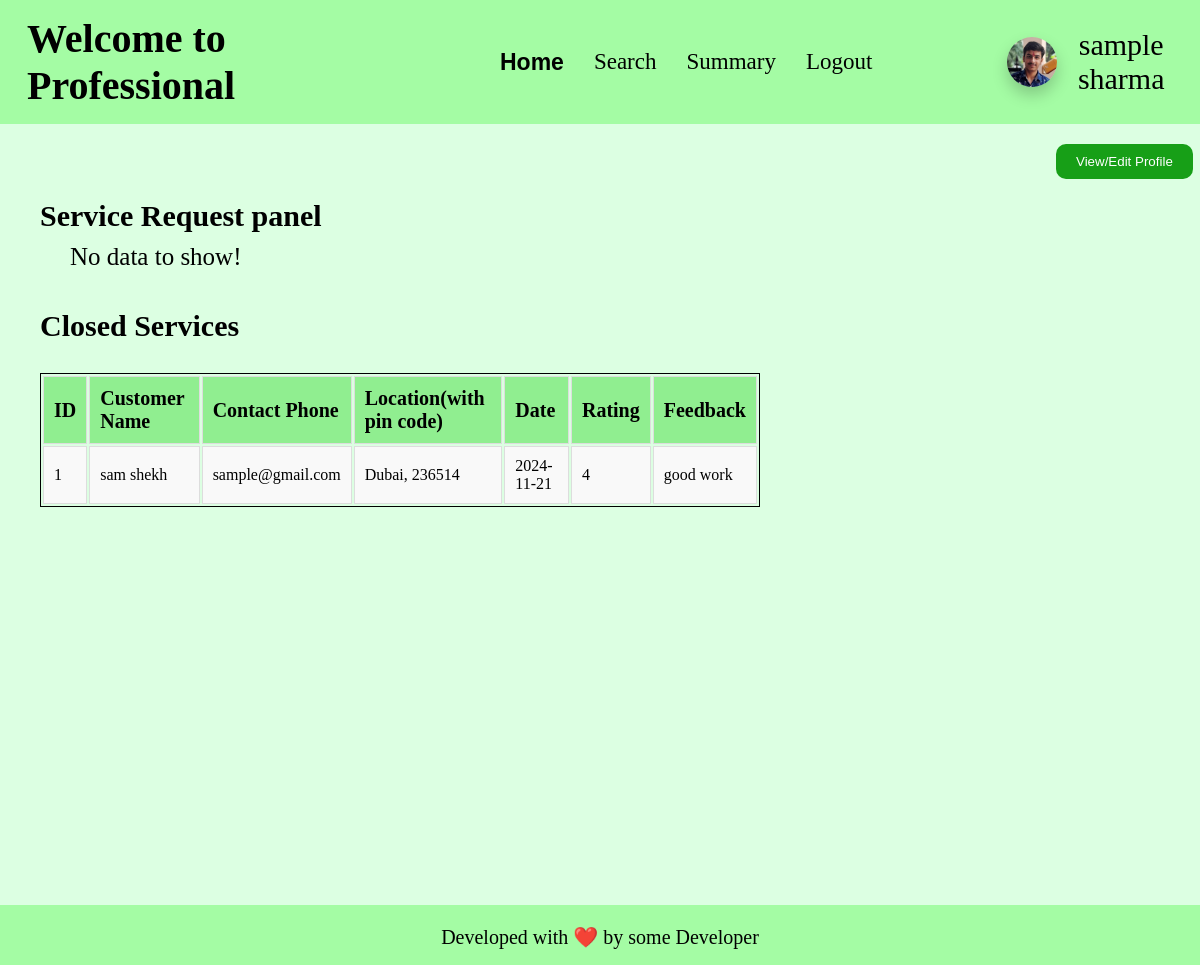
/professional_home/1, run on the app's committed database.
### app.py (models this page shows)
class professional(db.Model):
    __tablename__ = "professional"
    id = db.Column(db.Integer, primary_key=True, autoincrement=True)
    email_id = db.Column(db.String, nullable=False)
    fullname = db.Column(db.String, nullable=False)
    password = db.Column(db.String, nullable=False)
    date_created = db.Column(db.Date, nullable=False)
    service_type_id = db.Column(db.Integer, db.ForeignKey('service.id'), nullable=False)
    experience = db.Column(db.Integer, nullable=False)
    gender = db.Column(db.String, nullable=False)
    address = db.Column(db.String, nullable=False)
    pin_code = db.Column(db.Integer, nullable=False)
    documents = db.Column(db.LargeBinary, nullable=False)
    request = db.Column(db.Boolean, default=None)
    blocked = db.Column(db.Boolean, default=False)
    services_completed = db.Column(db.Integer, default = 0)
    rating = db.Column(db.Float, default = 0.0)
    price = db.Column(db.Integer, default = 0)
    service_type = db.relationship('service', back_populates='professionals')
    service_requests = db.relationship('service_request', backref='professional', cascade='all, delete-orphan')

class service_request(db.Model):
    __tablename__ = "service_request"
    id = db.Column(db.Integer, primary_key=True, autoincrement=True)
    service_id = db.Column(db.Integer, ForeignKey('service.id'), nullable=False)
    customer_id = db.Column(db.Integer, ForeignKey('customer.id'), nullable=False)
    professional_id = db.Column(db.Integer, ForeignKey('professional.id'), nullable=False)
    date_of_request = db.Column(db.Date, nullable=False)
    date_of_completion = db.Column(db.Date, default=False)
    service_status = db.Column(db.String, default=False)
    rstars = db.Column(db.Integer, default=False)
    rfeedback = db.Column(db.String, default=False)

class customer(db.Model):
    __tablename__ = "customer"
    id = db.Column(db.Integer, primary_key=True, autoincrement=True)
    email_id = db.Column(db.String, nullable=False)
    password = db.Column(db.String, nullable=False)
    fullname = db.Column(db.String, nullable=False)
    gender = db.Column(db.String, nullable=False)
    address = db.Column(db.String, nullable=False)
    pin_code = db.Column(db.Integer, nullable=False)
    blocked = db.Column(db.Boolean, default=False)
    service_requests = db.relationship('service_request', backref='customer', cascade='all, delete-orphan')

### app.py (the view)
@app.route('/professional_home/<int:id>', methods=['GET', 'POST'])
def prof_home(id):
    if request.method == 'GET':
        prof = professional.query.filter_by(id = id).first()
        if prof:
            if not prof.blocked:
                if not prof.request:
                    ser = service_request.query.join(professional, service_request.professional_id == professional.id).join(
                        customer, service_request.customer_id == customer.id).join(
                        service, service_request.service_id == service.id).filter(
                        service_request.professional_id == id,
                        service_request.service_status.in_(['requested', 'accepted']),
                        customer.blocked == False,
                        service.status == False
                    ).all()
                    ser_history = service_request.query.join(
                        professional, service_request.professional_id == professional.id).join(
                        customer, service_request.customer_id == customer.id).join(service, service_request.service_id == service.id).filter(
                        service_request.professional_id == id,
                        service_request.service_status.in_(['closed', 'rejected']),
                        customer.blocked == False,
                        service.status == False
                    ).all()
                    if ser: #Requests or service going on.
                        if ser_history: #if service history present.
                                return render_template("prof_home.html",
                                    professional = prof,
                                    request_details = ser,
                                    service_history = ser_history,
                                    )
                        else: #Service history not present
                            return render_template("prof_home.html",
                                    professional = prof,
                                    request_details = ser,
                                    service_history = ser_history,
                                    )
                    else: #No service requests, no service_history
                        return render_template("prof_home.html",
                                    professional = prof,
                                    request_details = ser,
                                    service_history = ser_history
                                    )
                else:
                    return redirect('/professional_login')
            else:
                return redirect('/professional_login')
        else:
            return redirect('/professional_login')

### templates/prof_home.html (shortened to what this page needs)
<!DOCTYPE html>
<html lang="en">
<head>
    <link rel="stylesheet" href="/static/css/profile-block.css">
    <link rel="stylesheet" href="/static/css/table-styling.css">
    <link rel="stylesheet" href="/static/css/basic.css">
</head>
<body>
    <header>
        <h1>Welcome to Professional</h1>
        <ul>
            <li><a class="active" href="/professional_home/{{professional.id}}">Home</a></li>
            <li><a href="/professional_search/{{professional.id}}">Search</a></li>
            <li><a href="/professional_summary/{{professional.id}}">Summary</a></li>
            <li><a href="/professional_logout/{{professional.id}}">Logout</a></li>
        </ul>
        <div id="user-info">
            <img id="user-pic" src="/static/anant-pic.jpg" alt="Profile Picture">
            <div>{{professional.fullname}}</div>
        </div>
    </header>
    <button id="edit_profile_button" onclick="gotoroute('/professional_home/view_profile/{{professional.id}}')">View/Edit Profile</button>
    <h2>Service Request panel</h2>
    {% if request_details %}
        <div class="tables">
            <table class="styled-table">
                <tr>
                    <th>ID</th>
                    <th>Customer Name</th>
                    <th>Email Id</th>
                    <th>Location(with pin code)</th>
                    <th>Action</th>
                </tr>
                {% for request in request_details %}
                    <tr>
                        <td>{{loop.index}}</td>
                        <td>{{request.customer.fullname}}</td>
                        <td>{{request.customer.email_id}}</td>
                        <td>{{request.customer.address}},{{request.customer.pin_code}}</td>
                        {% if request.service_status == 'requested' %}
                            <td>
                                <a href="/professional_home/service_action/accept/{{request.id}}">Accept</a>/
                                <a href="/professional_home/service_action/reject/{{request.id}}">Reject</a>
                            </td>
                        {% else %}
                            <td>accepted</td>
                        {% endif %}
                    </tr>
                {% endfor %}
            </table>
        </div>
    {% else %}
        <div id="no_data">No data to show!</div>
    {% endif %}
    <br>
    <h2>Closed Services</h2>
    {% if service_history %}
        <div class="tables">
            <table class="styled-table">
                <tr>
                    <th>ID</th>
                    <th>Customer Name</th>
                    <th>Contact Phone</th>
                    <th>Location(with pin code)</th>
                    <th>Date</th>
                    <th>Rating</th>
                    <th>Feedback</th>
                </tr>
                {% for ser_his in service_history %}
                    <tr>
                        <td>{{loop.index}}</td>
                        <td>{{ser_his.customer.fullname}}</td>
                        <td>{{ser_his.customer.email_id}}</td>
                        <td>{{ser_his.customer.address}}, {{ser_his.customer.pin_code}}</td>
                        <td>{{ser_his.date_of_completion}}</td>
                        <td>{{ser_his.rstars}}</td>
                        <td>{{ser_his.rfeedback}}</td>
                    </tr>
                {% endfor %}
            </table>
        </div>
    {% else %}
        <div id="no_data">No data to show!</div>
    {% endif %}
    <br>
    <footer>
        <p>
            Developed with ❤️ by some Developer
        </p>
    </footer>
</body>
</html>

### static/css/profile-block.css (style rules this page uses)
#user-info { margin-left: 10vw; width: 19vw; display: flex; flex-direction: row; align-items: center; justify-content: space-evenly; }
#user-info img { min-width: 50px; min-height: 50px; max-width: 55px; max-height: 55px; border-radius: 50px; box-shadow: 0 8px 16px rgba(0, 0, 0, 0.2); }
#user-info div { font-size: 30px; text-align: center; }

### static/css/table-styling.css (style rules this page uses)
.tables { margin-left: 20px; text-align: center; align-items: center; justify-content: center; width: 60vw; border-radius: 25px; padding: 20px; }
.styled-table { width: 100%; border: 1px solid black; }
.styled-table th { font-size: 20px; }
.styled-table th, .styled-table td { padding: 10px; border: 1px solid #ddd; text-align: left; }
.styled-table th { background-color: #f2f2f2; background-color: lightgreen; }
.styled-table tr:nth-child(even) { background-color: #f9f9f9; }

### static/css/basic.css (style rules this page uses)
* { padding: 0; margin: 0; }
body { background-color: rgb(220, 255, 226); align-items: center; text-align: left; }
header { align-items: center; display: flex; padding: 15px; background-color: rgb(164, 252, 164); }
ul { display: flex; list-style-type: none; padding: 0; margin: 0; }
ul li { padding-inline: 15px; }
ul li a { font-size: 23px; text-decoration: none; color: black; }
.active { font-family: 'Franklin Gothic Medium', 'Arial Narrow', Arial, sans-serif; font-weight: bold; }
#no_data { font-size: 25px; margin-left: 70px; }

### templates/prof_home.html (style rules this page uses)
h1 { margin-right: 11.1vw; margin-left: 1vw; font-size: 40px; }
#edit_profile_button { padding: 10px 20px; background-color: rgb(23, 159, 23); color: white; border: none; border-radius: 10px; cursor: pointer; margin-left: 88vw; margin-top: 20px; }
h2 { margin-top: 20px; margin-left: 40px; margin-bottom: 10px; font-size: 30px; }
footer { align-items: center; text-align: center; background-color: rgb(164, 252, 164); height: 60px; margin-top: 45vh; }
footer p { margin: auto; padding-top: 20px; font-size: 20px; }

### data on the page
professional: fullname "sample sharma"
service_request: customer.fullname "sam shekh", customer.email_id "sample@gmail.com", customer.address "Dubai", customer.pin_code "236514", date_of_completion "2024-11-21", rstars "4", rfeedback "good work"
